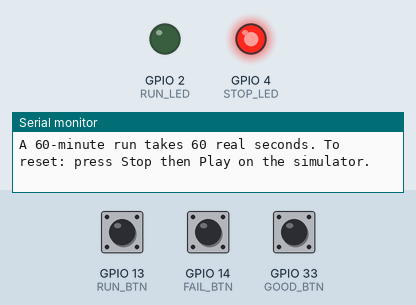
This sketch was run on a simulated ESP32. On the bench: output pins drawn as LEDs (lit = HIGH), the last lines printed to the serial monitor. Inputs (shaded band) come from the test bench; at power-on: GPIO 13 (RUN_BTN) HIGH, GPIO 14 (FAIL_BTN) HIGH, GPIO 33 (GOOD_BTN) HIGH.

Above: at 1.2 s.
1.3 s: GPIO 13 (RUN_BTN) pulled LOW for 0.15 s
At 2.0 s:
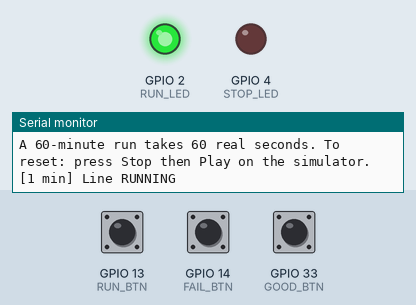
7.6 s: GPIO 13 (RUN_BTN) pulled LOW for 1 s
At 8.1 s:
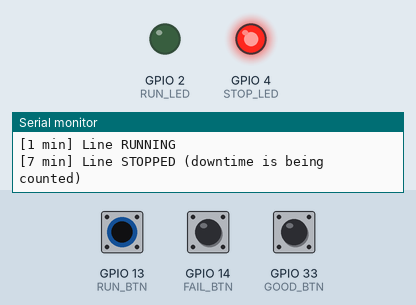
14.0 s: GPIO 13 (RUN_BTN) pulled LOW for 3.2 s
At 15.4 s:
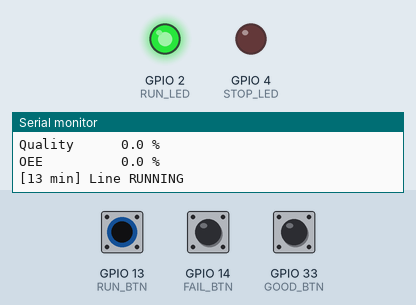
Timing chart, 0 to 61.5 s (numbered marks = the images above; inputs shaded):
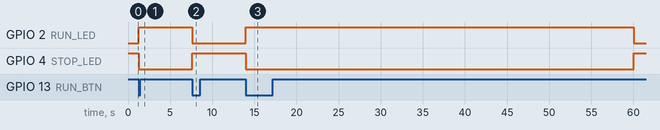

The sketch:

sketch.ino
```cpp
/*
  Lab 2 - Printer final-assembly line: production monitoring and OEE
  (ILLUSTRATIVE line "FA-01". Simulated. Not real data.)

  You play the line supervisor. Three buttons:
    GREEN  = RUN / STOP the line (toggle)
    BLUE   = one printer PASSED end-of-line test
    YELLOW = one printer FAILED test (sent to rework)

  Workshop topic: 4.4 real-time production monitoring.

  Simulated time: 1 real second = 1 simulated minute.
  Planned production time = 60 minutes (one hour = 60 real seconds).
  Ideal cycle time = 2 minutes per printer (so the best possible is 30 printers in a full hour).
  Printers can ONLY be counted while the line is RUNNING.

  OEE = Availability x Performance x Quality
    Availability = Run time / Planned time
    Performance  = (Ideal cycle time x Total count) / Run time
    Quality      = Good count / Total count

  Idea adapted from DATATWEETS intro-to-iot-workshop lab-1 (buttons) and lab-7 (events).
  The OEE logic is new and lives in oee_logic.h.
*/
#include "oee_logic.h"

const int RUN_BTN   = 13;   // toggle run/stop
const int GOOD_BTN  = 33;   // good part
const int FAIL_BTN = 14;   // scrap part
const int RUN_LED   = 2;    // green = running
const int STOP_LED  = 4;    // red   = stopped

const float PLANNED_MIN     = 60.0;  // simulated minutes in this shift slice
const float IDEAL_CYCLE_MIN = 2.0;   // minutes per printer (change me in What-if 3!)
const unsigned long MS_PER_SIM_MIN = 1000;  // 1 real second = 1 simulated minute

bool running = false;
bool finished = false;
unsigned long lastTick = 0;
float simMin = 0, runMin = 0;
int totalCount = 0, goodCount = 0;
unsigned long lastReport = 0;

// button helper: true once per press
bool pressed(int pin, bool &prev) {
  bool now = (digitalRead(pin) == LOW);
  bool edge = now && !prev;
  prev = now;
  return edge;
}
bool pRun = false, pGood = false, pFail = false;

void report(const char *title) {
  OeeInput in = {simMin, runMin, IDEAL_CYCLE_MIN, totalCount, goodCount};
  OeeResult r = computeOee(in);
  Serial.println("------------------------------------");
  Serial.println(title);
  Serial.print("Planned "); Serial.print(simMin, 0); Serial.print(" min | Run ");
  Serial.print(runMin, 0); Serial.print(" min | Stopped "); Serial.print(simMin - runMin, 0);
  Serial.print(" min | Total "); Serial.print(totalCount);
  Serial.print(" | Good "); Serial.print(goodCount);
  Serial.print(" | Fail "); Serial.println(totalCount - goodCount);
  if (!r.valid || simMin <= 0) { Serial.println("OEE: not enough data yet"); return; }
  Serial.print("Availability "); Serial.print(r.availability * 100, 1); Serial.println(" %");
  Serial.print("Performance  "); Serial.print(r.performance  * 100, 1); Serial.println(" %");
  Serial.print("Quality      "); Serial.print(r.quality      * 100, 1); Serial.println(" %");
  Serial.print("OEE          "); Serial.print(r.oee          * 100, 1); Serial.println(" %");
  if (r.perfOver100)
    Serial.println("WARNING: Performance > 100%. Printers were made faster than the ideal cycle allows - check the counts or the ideal cycle time.");
}

void setup() {
  Serial.begin(115200);
  pinMode(RUN_BTN, INPUT_PULLUP);
  pinMode(GOOD_BTN, INPUT_PULLUP);
  pinMode(FAIL_BTN, INPUT_PULLUP);
  pinMode(RUN_LED, OUTPUT);
  pinMode(STOP_LED, OUTPUT);
  digitalWrite(STOP_LED, HIGH);
  Serial.println("=== Lab 2: Line FA-01 production monitor (simulated) ===");
  Serial.println("Line is STOPPED. Press GREEN to start. 1 real second = 1 simulated minute.");
  Serial.println("A 60-minute run takes 60 real seconds. To reset: press Stop then Play on the simulator.");
  lastTick = millis();
}

void loop() {
  unsigned long now = millis();

  if (!finished) {
    // advance simulated time
    while (now - lastTick >= MS_PER_SIM_MIN) {
      lastTick += MS_PER_SIM_MIN;
      simMin += 1;
      if (running) runMin += 1;
      if (simMin >= PLANNED_MIN) { finished = true; break; }
    }
  }

  if (pressed(RUN_BTN, pRun) && !finished) {
    running = !running;
    Serial.print("["); Serial.print(simMin, 0); Serial.print(" min] Line ");
    Serial.println(running ? "RUNNING" : "STOPPED (downtime is being counted)");
  }
  if (pressed(GOOD_BTN, pGood)) {
    if (running && !finished) { totalCount++; goodCount++; Serial.println("+1 PASS (good printer)"); }
    else Serial.println("Ignored: line is stopped (or shift is over) - no printers can be made.");
  }
  if (pressed(FAIL_BTN, pFail)) {
    if (running && !finished) { totalCount++; Serial.println("+1 FAIL (rework)"); }
    else Serial.println("Ignored: line is stopped (or shift is over) - no printers can be made.");
  }

  digitalWrite(RUN_LED,  running ? HIGH : LOW);
  digitalWrite(STOP_LED, running ? LOW : HIGH);

  if (!finished && simMin - lastReport >= 10) { lastReport = (unsigned long)simMin; report("10-minute update"); }
  if (finished) {
    static bool done = false;
    if (!done) { done = true; running = false; report("FINAL REPORT - 60 planned minutes complete"); }
  }
  delay(5);   // poll buttons often so short clicks are never missed
}
```

oee_logic.h
```cpp
// oee_logic.h - Lab 2: OEE (Overall Equipment Effectiveness)
// Pure maths, no Arduino calls, so it can be tested on a normal computer.
// All times are in SIMULATED MINUTES (the sketch maps 1 real second = 1 simulated minute).
#pragma once

struct OeeInput {
  float plannedMin;    // planned production time so far (minutes)
  float runMin;        // time the machine was actually running (minutes)
  float idealCycleMin; // ideal time to make ONE part (minutes per part)
  int   totalCount;    // all parts made (good + scrap)
  int   goodCount;     // parts that passed inspection
};

struct OeeResult {
  float availability, performance, quality, oee;  // 0.0 - 1.0 (multiply by 100 for %)
  bool  valid;           // false if inputs make no sense
  bool  perfOver100;     // true if "performance" came out above 100% (a data warning)
};

inline OeeResult computeOee(OeeInput in) {
  OeeResult r = {0, 0, 0, 0, true, false};
  if (in.plannedMin <= 0 || in.idealCycleMin <= 0 || in.runMin < 0 ||
      in.totalCount < 0 || in.goodCount < 0 || in.goodCount > in.totalCount ||
      in.runMin > in.plannedMin + 0.0001f) {
    r.valid = false;
    return r;
  }
  r.availability = in.runMin / in.plannedMin;
  r.performance  = (in.runMin > 0) ? (in.idealCycleMin * in.totalCount) / in.runMin : 0;
  r.quality      = (in.totalCount > 0) ? (float)in.goodCount / in.totalCount : 0;
  r.perfOver100  = r.performance > 1.0001f;   // reported honestly, never silently capped
  r.oee          = r.availability * r.performance * r.quality;
  return r;
}
```

Measured:
- after the input at 1.3 s, GPIO 2 (RUN_LED): LOW → HIGH at once; GPIO 4 (STOP_LED): HIGH → LOW at once
- after the input at 7.6 s, GPIO 2 (RUN_LED): HIGH → LOW at once; GPIO 4 (STOP_LED): LOW → HIGH at once
- after the input at 14.0 s, GPIO 2 (RUN_LED): LOW → HIGH at once, → LOW 46.0 s later; GPIO 4 (STOP_LED): HIGH → LOW at once, → HIGH 46.0 s later
